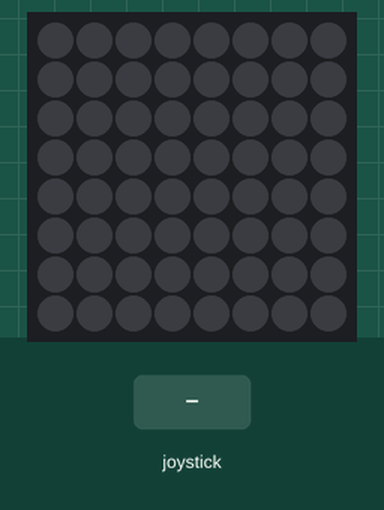
A program run on a simulated Raspberry Pi (BCM pin numbers) with a Sense HAT. Shown: the Sense HAT's 8×8 RGB LED matrix. The test bench sets the inputs (shaded band).

Above: at 1.2 s.
1.3 s: joystick pushed up
At 1.8 s:
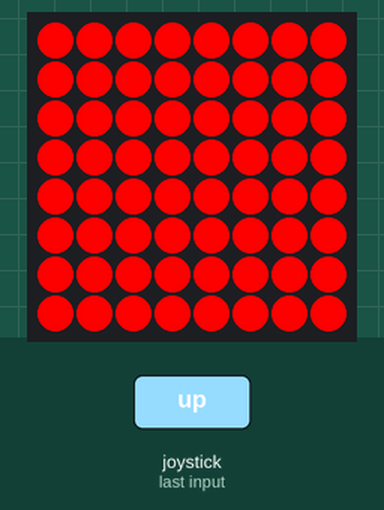
2.8 s: joystick pushed down
At 4.0 s:
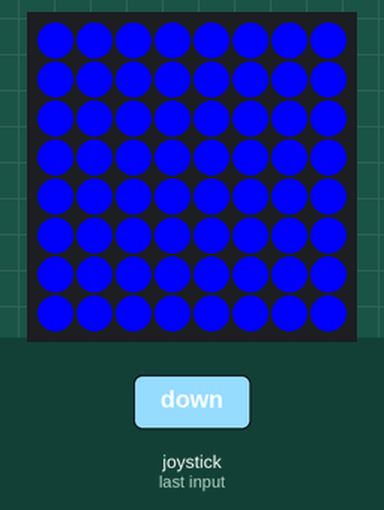
4.3 s: joystick pushed left
At 5.3 s:
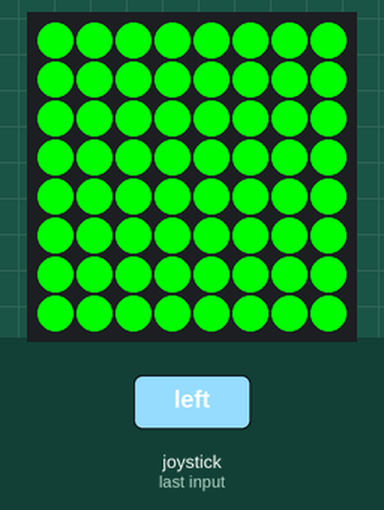
5.8 s: joystick pushed right
At 6.5 s:
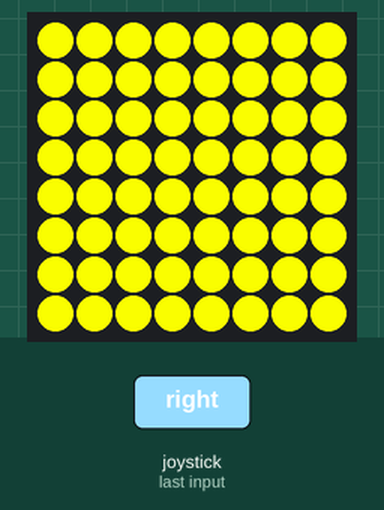
7.3 s: joystick clicked
At 7.6 s:
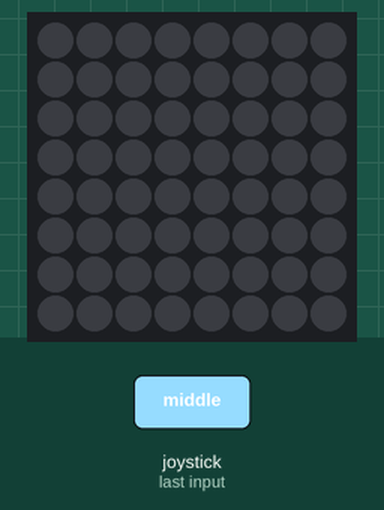
Timing chart, 0 to 9.8 s (numbered marks = the images above; inputs shaded):
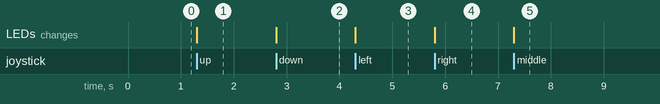

Measured:
- after the input at 1.3 s, the LEDs: change at once (image 1)
- after the input at 2.8 s, the LEDs: change at once (image 2)
- after the input at 4.3 s, the LEDs: change at once (image 3)
- after the input at 5.8 s, the LEDs: change at once (image 4)
- after the input at 7.3 s, the LEDs: change at once (image 5)

The program:

joy.py
```python
from sense_hat import SenseHat
from time import sleep

sense = SenseHat()

# Define the functions
def red():
    sense.clear(255, 0, 0)

def blue():
    sense.clear(0, 0, 255)

def green():
    sense.clear(0, 255, 0)

def yellow():
    sense.clear(255, 255, 0)

                          # Tell the program which function to associate with which direction
sense.stick.direction_up = red
sense.stick.direction_down = blue
sense.stick.direction_left = green
sense.stick.direction_right = yellow
sense.stick.direction_middle = sense.clear    # Press the enter key

while True:
    sleep(5)
    pass  # This keeps the program running to receive joystick events
```
